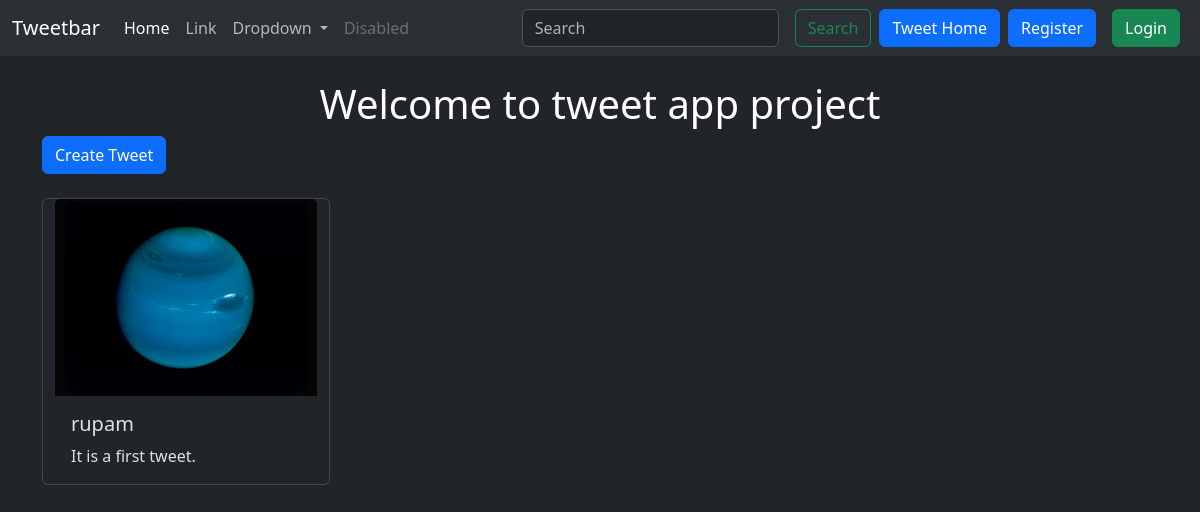
Page /tweet/ on the earlier database version.
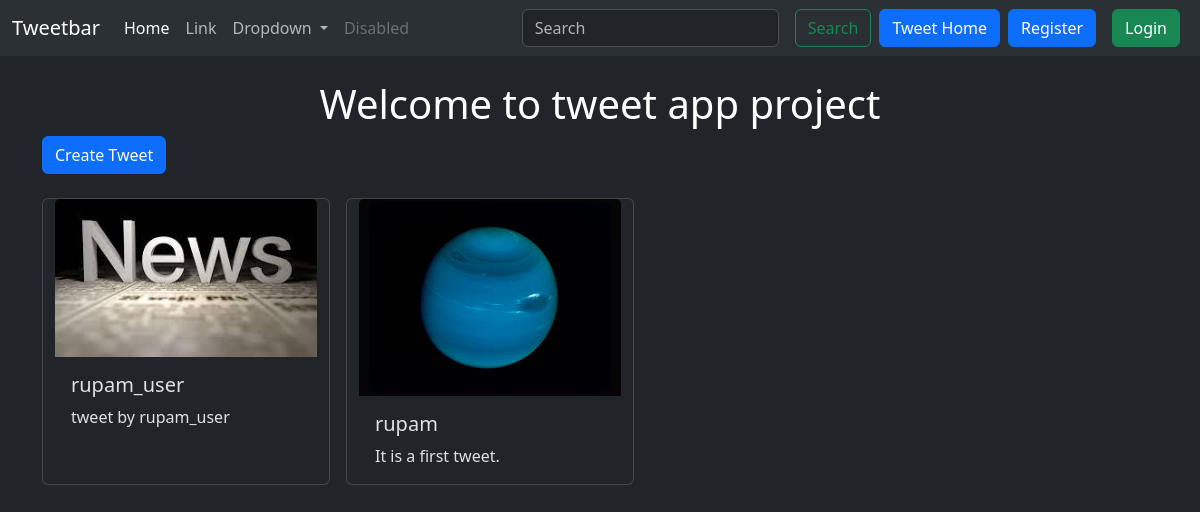
Same page on the later database version.
### tweetapp/models.py (models this page shows, shortened)
class Tweet(models.Model):
    user = models.ForeignKey(User, on_delete=models.CASCADE)
    text = models.TextField(max_length=240)
    photo = models.ImageField(upload_to='photos/', blank=True, null=True)
    created_at = models.DateTimeField(auto_now_add=True)
    updated_at = models.DateTimeField(auto_now=True)

### tweetapp/views.py (the view)
# urls.py: path('', views.tweet_list, name='tweet_list'),
def tweet_list(request):
    tweets = Tweet.objects.all().order_by('-created_at')
    return render(request, 'tweet_list.html', {'tweets': tweets})

### tweetapp/templates/tweet_list.html (shortened to what this page needs)
{% extends 'layout.html' %}
{% block content %}
  <h1 class="text-center text-white mt-4">Welcome to tweet app project</h1>
  <a class="btn btn-primary mb-4" href="{% url 'tweet_create' %}">Create Tweet</a>
  <div class="container row gap-3">
    {% for tweet in tweets %}
      <div class="card" style="width: 18rem;">
        <img class="card-img-top" src="{{ tweet.photo.url }}" alt="Card image cap" />
        <div class="card-body">
          <h5 class="card-title">{{ tweet.user.username }}</h5>
          <p class="card-text">{{ tweet.text }}</p>
        </div>
      </div>
    {% endfor %}
  </div>
{% endblock %}

### templates/layout.html (shortened to what this page needs)
{% load static %}
<!DOCTYPE html>
<html lang="en" data-bs-theme="dark">
  <head>
    <link href="https://cdn.jsdelivr.net/npm/bootstrap@5.3.3/dist/css/bootstrap.min.css" rel="stylesheet" />
  </head>
  <body class="bg-dark">
    <nav class="navbar navbar-expand-lg bg-body-tertiary">
      <div class="container-fluid">
        <a class="navbar-brand" href="#">Tweetbar</a>
        <div class="collapse navbar-collapse" id="navbarSupportedContent">
          <ul class="navbar-nav me-auto mb-2 mb-lg-0">
            <li class="nav-item">
              <a class="nav-link active" aria-current="page" href="#">Home</a>
            </li>
            <li class="nav-item">
              <a class="nav-link" href="#">Link</a>
            </li>
            <li class="nav-item dropdown">
              <a class="nav-link dropdown-toggle" href="#" role="button" data-bs-toggle="dropdown" aria-expanded="false">
                Dropdown
              </a>
            </li>
            <li class="nav-item">
              <a class="nav-link disabled" aria-disabled="true">Disabled</a>
            </li>
          </ul>
          <form class="d-flex" role="search">
            <input class="form-control me-2" type="search" placeholder="Search" aria-label="Search">
            <button class="btn btn-outline-success mx-2" type="submit">Search</button>
          </form>
          <a href="{ % url 'tweet_list' %}" class="btn btn-primary">Tweet Home</a>
          {% if user.is_authenticated %}
          <form action="{% url 'logout' %}" method="post" >
            {% csrf_token %}
            <button class="btn btn-danger m-1" type="submit">Logout</button>
          </form>
          {% else %}
          <a href="{ % url 'register' %}" class="btn btn-primary mx-2">Register</a>
          <a href="{% url 'login' %}" class="btn btn-success mx-2">Login</a>
          {% endif %}
        </div>
      </div>
    </nav>
    <div class="container">
      {% block content %}
      {% endblock %}
    </div>
  </body>
</html>

Differences in the rows shown:
added Tweet: photo (picture), user.username "rupam_user", text "tweet by rupam_user"
